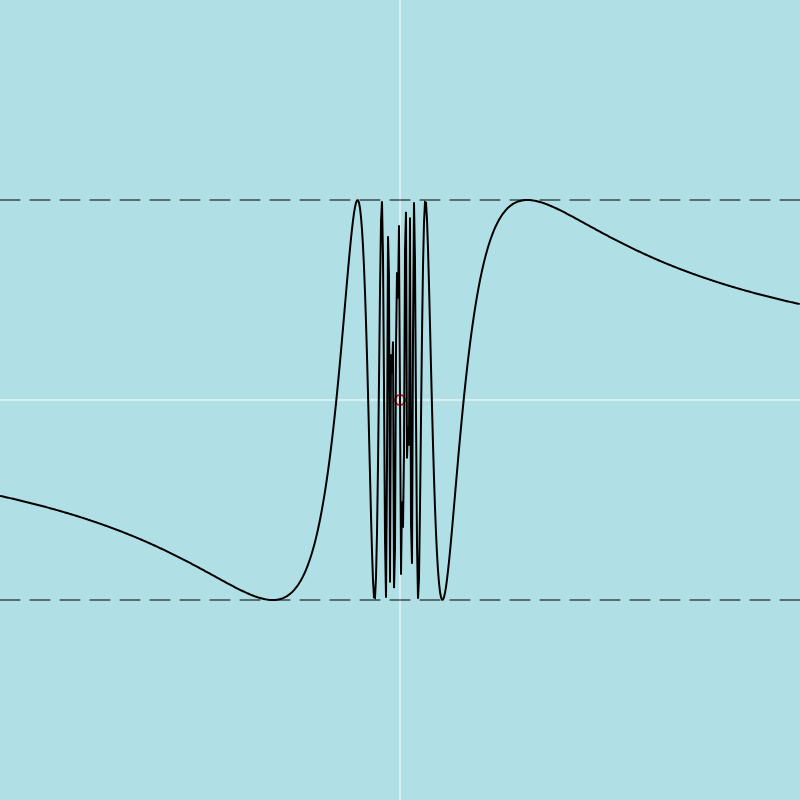
Frame 1 (no input)
Frame 60 (no input): identical to frame 1, image omitted
Frame 120 (the mouse pressed at the canvas centre since frame 60): identical to frame 1, image omitted

The p5.js sketch that drew this single still picture (run headless with seeded random() and noise() and a simulated clock; from frame 60 on, the mouse is pressed at the canvas centre):

// p5.js sketch
// ── sketch.js

function setup() {
    createCanvas(800, 800);
    background(176, 224, 230);
    // 原点をキャンバスの中心に設定
    translate(width / 2, height / 2);


    // x軸とy軸を描画
    stroke(255);
    strokeWeight(1);
    line(-width / 2, 0, width / 2, 0); // x軸
    line(0, -height / 2, 0, height / 2); // y軸

    //　漸近線を描画 (y = 1 (yVal = -200))
    stroke(0);
    let x1 = -width / 2, y1 = -200; // 線の始点
    let x2 = width / 2, y2 = -200; // 線の終点

    let dashLength = 10; // 点線の長さ
    let gapLength = 10;  // 点線の間隔

    drawDashedLine(x1, y1, x2, y2, dashLength, gapLength);

    //　漸近線を描画 (y = 1/1 (yVal = -100))
    x1 = -width / 2, y1 = 200; // 線の始点
    x2 = width / 2, y2 = 200; // 線の終点
    drawDashedLine(x1, y1, x2, y2, dashLength, gapLength);

    // グラフを描画
    stroke(0);
    strokeWeight(2);
    noFill();
    beginShape();

    let k = 5; //定数

    for (let x = -width / 2; x < width / 2; x += 1) {
        let xVal = x / 200; // スケーリング
        let y;
        let yVal;
        yVal = sin(1 / xVal);
        y = -yVal * 200; // スケーリング
        if (isNaN(yVal)) { //不連続点のx座標を可視化
            stroke(255, 0, 0);
            noFill();
            ellipse(x, 0, 10, 10);

        } else {
            stroke(0);
            vertex(x, y);
        }
    }

    endShape();
}

function draw() {

}


function drawDashedLine(x1, y1, x2, y2, dashLength, gapLength) {
    let distance = dist(x1, y1, x2, y2); // 線の全体の長さを計算
    let dashCount = distance / (dashLength + gapLength); // 点線の数

    let xStep = (x2 - x1) / dashCount; // x方向のステップサイズ
    let yStep = (y2 - y1) / dashCount; // y方向のステップサイズ

    for (let i = 0; i < dashCount; i++) {
        let xStart = x1 + i * (xStep + gapLength / distance * (x2 - x1));
        let yStart = y1 + i * (yStep + gapLength / distance * (y2 - y1));
        let xEnd = xStart + xStep;
        let yEnd = yStart + yStep;
        line(xStart, yStart, xEnd, yEnd);
    }
}
